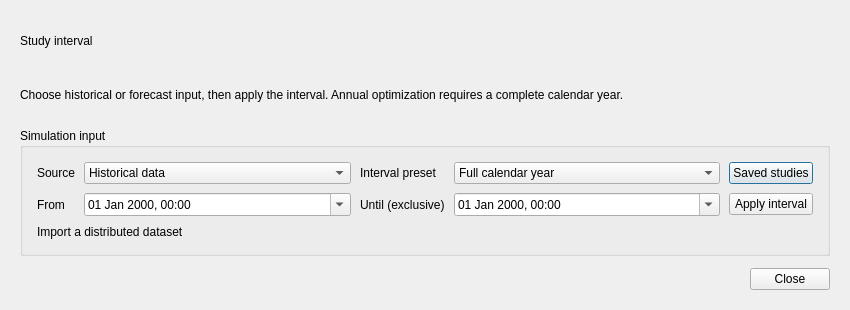
<?xml version='1.0' encoding='UTF-8'?>
<ui version="4.0">
  <class>SimulationInputDialog</class>
  <widget class="QDialog" name="SimulationInputDialog">
    <property name="windowTitle">
      <string>Study interval</string>
    </property>
    <property name="minimumSize">
      <size>
        <width>850</width>
        <height>310</height>
      </size>
    </property>
    <layout class="QVBoxLayout" name="layout_input_dialog">
      <property name="leftMargin">
        <number>20</number>
      </property>
      <property name="topMargin">
        <number>20</number>
      </property>
      <property name="rightMargin">
        <number>20</number>
      </property>
      <property name="bottomMargin">
        <number>20</number>
      </property>
      <property name="spacing">
        <number>12</number>
      </property>
      <item>
        <widget class="QLabel" name="lbl_interval_title">
          <property name="text">
            <string>Study interval</string>
          </property>
          <property name="role" stdset="0">
            <string>title</string>
          </property>
        </widget>
      </item>
      <item>
        <widget class="QLabel" name="lbl_interval_help">
          <property name="text">
            <string>Choose historical or forecast input, then apply the interval. Annual optimization requires a complete calendar year.</string>
          </property>
          <property name="wordWrap">
            <bool>true</bool>
          </property>
        </widget>
      </item>
      <item>
        <widget class="QGroupBox" name="group_simulation_source">
          <layout class="QGridLayout" name="layout_simulation_source" columnstretch="0,1,0,1,0">
            <item row="0" column="0">
              <widget class="QLabel" name="lbl_combo_simulation_source">
                <property name="text">
                  <string>Source</string>
                </property>
              </widget>
            </item>
            <item row="0" column="1">
              <widget class="QComboBox" name="combo_simulation_source">
                <item>
                  <property name="text">
                    <string>Historical data</string>
                  </property>
                  <property name="userData">
                    <string>historical</string>
                  </property>
                </item>
                <item>
                  <property name="text">
                    <string>Generated forecast</string>
                  </property>
                  <property name="userData">
                    <string>forecast</string>
                  </property>
                </item>
              </widget>
            </item>
            <item row="0" column="2">
              <widget class="QLabel" name="lbl_combo_history_window">
                <property name="text">
                  <string>Interval preset</string>
                </property>
              </widget>
            </item>
            <item row="0" column="3">
              <widget class="QComboBox" name="combo_history_window">
                <item>
                  <property name="text">
                    <string>First 24 hours</string>
                  </property>
                  <property name="userData">
                    <string>24</string>
                  </property>
                </item>
                <item>
                  <property name="text">
                    <string>7 days</string>
                  </property>
                  <property name="userData">
                    <string>168</string>
                  </property>
                </item>
                <item>
                  <property name="text">
                    <string>30 days</string>
                  </property>
                  <property name="userData">
                    <string>720</string>
                  </property>
                </item>
                <item>
                  <property name="text">
                    <string>Full calendar year</string>
                  </property>
                  <property name="userData">
                    <string>8760</string>
                  </property>
                </item>
                <item>
                  <property name="text">
                    <string>Full source</string>
                  </property>
                  <property name="userData">
                    <string>0</string>
                  </property>
                </item>
                <item>
                  <property name="text">
                    <string>Custom</string>
                  </property>
                  <property name="userData">
                    <string>-1</string>
                  </property>
                </item>
                <property name="toolTip">
                  <string>A technical simulation interval; annual economic planning requires validated yearly coverage.</string>
                </property>
                <property name="currentIndex">
                  <number>3</number>
                </property>
              </widget>
            </item>
            <item row="0" column="4">
              <widget class="QPushButton" name="btn_browse_history">
                <property name="text">
                  <string>Saved studies</string>
                </property>
              </widget>
            </item>
            <item row="1" column="0">
              <widget class="QLabel" name="lbl_date_simulation_start">
                <property name="text">
                  <string>From</string>
                </property>
              </widget>
            </item>
            <item row="1" column="1">
              <widget class="QDateTimeEdit" name="date_simulation_start">
                <property name="displayFormat">
                  <string>dd MMM yyyy, HH:mm</string>
                </property>
                <property name="calendarPopup">
                  <bool>true</bool>
                </property>
              </widget>
            </item>
            <item row="1" column="2">
              <widget class="QLabel" name="lbl_date_simulation_end">
                <property name="text">
                  <string>Until (exclusive)</string>
                </property>
              </widget>
            </item>
            <item row="1" column="3">
              <widget class="QDateTimeEdit" name="date_simulation_end">
                <property name="displayFormat">
                  <string>dd MMM yyyy, HH:mm</string>
                </property>
                <property name="calendarPopup">
                  <bool>true</bool>
                </property>
              </widget>
            </item>
            <item row="1" column="4">
              <widget class="QPushButton" name="btn_apply_simulation_window">
                <property name="text">
                  <string>Apply interval</string>
                </property>
              </widget>
            </item>
            <item row="2" column="0" colspan="5">
              <widget class="QLabel" name="lbl_active_source">
                <property name="text">
                  <string>Import a distributed dataset</string>
                </property>
                <property name="role" stdset="0">
                  <string>hint</string>
                </property>
                <property name="wordWrap">
                  <bool>true</bool>
                </property>
              </widget>
            </item>
            <property name="leftMargin">
              <number>14</number>
            </property>
            <property name="topMargin">
              <number>14</number>
            </property>
            <property name="rightMargin">
              <number>14</number>
            </property>
            <property name="bottomMargin">
              <number>14</number>
            </property>
            <property name="spacing">
              <number>9</number>
            </property>
          </layout>
          <property name="title">
            <string>Simulation input</string>
          </property>
        </widget>
      </item>
      <item>
        <widget class="QDialogButtonBox" name="buttons_input_window">
          <property name="standardButtons">
            <set>QDialogButtonBox::StandardButton::Close</set>
          </property>
        </widget>
      </item>
    </layout>
  </widget>
  <resources/>
  <connections>
    <connection>
      <sender>buttons_input_window</sender>
      <signal>rejected()</signal>
      <receiver>SimulationInputDialog</receiver>
      <slot>reject()</slot>
    </connection>
  </connections>
</ui>
